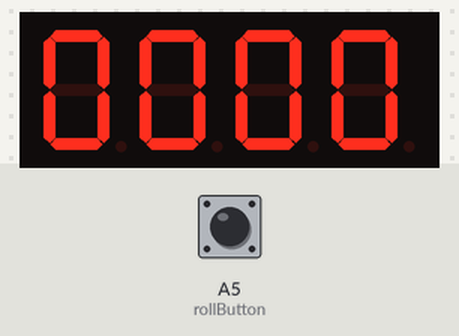
This sketch was run on a simulated Arduino Uno, built with avr-gcc and run on an emulated ATmega328P. Shown: 4-digit seven-segment display. Wiring (inferred from the names in the program): 4-digit 7-segment display, segments lit when LOW: segments pin 12, pin 11, pin 10, pin 9, pin 8, pin 7, pin 6; digit selects pin 2, pin 3, pin 4, pin 5. The test bench sets the inputs (shaded band); at power-on: A5 (rollButton) HIGH. Random numbers use the default seed unless the sketch sets one; the segment pins are drawn as the display they are named for.

Above: at 1.2 s.
1.3 s: A5 (rollButton) pulled LOW for 1 s
At 2.7 s:
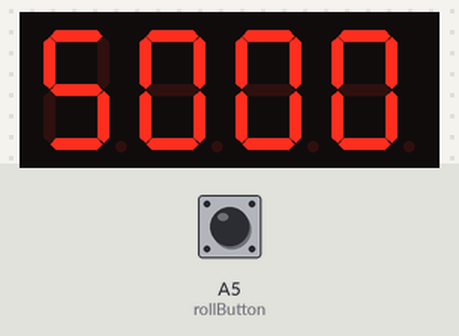
3.8 s: A5 (rollButton) pulled LOW for 0.15 s
At 5.0 s:
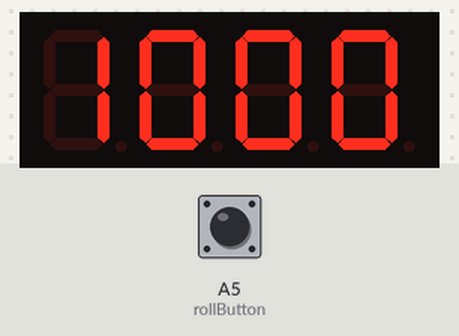
5.4 s: A5 (rollButton) pulled LOW for 1 s
At 6.8 s:
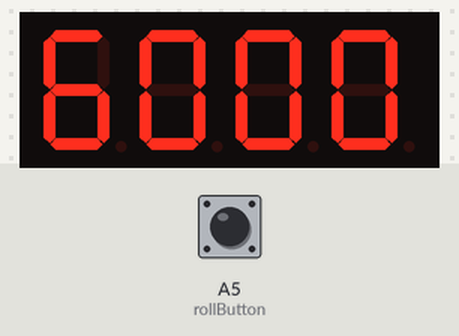
7.9 s: A5 (rollButton) pulled LOW for 3.2 s
At 9.9 s:
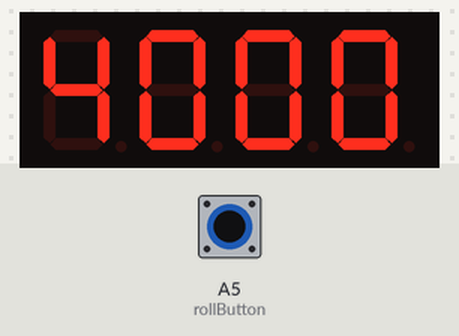
Timing chart, 0 to 11.4 s (numbered marks = the images above; inputs shaded):
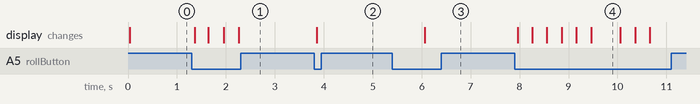

Measured:
- after the input at 1.3 s, the display: first changes after 0.06 s (image 1 shows a later state)
- after the input at 3.8 s, the display: changes after 0.06 s (image 2)
- after the input at 5.4 s, the display: changes after 0.66 s (image 3)
- after the input at 7.9 s, the display: first changes after 0.06 s (image 4 shows a later state)
- what the display in image 4 shows lasts 0.6 s, from 9.5 s to 10.1 s

The sketch:

07_RollOneDie.ino
```cpp
// Roll one dice immediately, don't worry about the roll effect yet
// Hari Wiguna, 2019

#include <TimerOne.h>

//== Input Pins ==
byte rollButton = A5;
byte upButton = A4;
byte downButton = A3;

//== Four-digit 7-Segment Display ==
byte digit0 = 2;
byte digit1 = 3;
byte digit2 = 4;
byte digit3 = 5;
byte segmentA = 12;
byte segmentB = 11;
byte segmentC = 10;
byte segmentD = 9;
byte segmentE = 8;
byte segmentF = 7;
byte segmentG = 6;

byte digitMap[] = {digit0, digit1, digit2, digit3};
byte segmentMap[] = {segmentA, segmentB, segmentC, segmentD, segmentE, segmentF, segmentG};

byte charMap[] = {
  B11111100, // 0
  B01100000, // 1
  B11011010, // 2
  B11110010, // 3
  B01100110, // 4
  B10110110, // 5
  B10111110, // 6
  B11100000, // 7
  B11111110, // 8
  B11110110, // 9
};

volatile unsigned long curValue = 0;
volatile byte curDigitIndex = 0;

void SetupInputs() {
  pinMode(rollButton, INPUT_PULLUP);
  pinMode(upButton, INPUT_PULLUP);
  pinMode(downButton, INPUT_PULLUP);
}

void SetupOutputs() {
  //== Setup 7-segment display ==
  pinMode(digit0, OUTPUT);   digitalWrite(digit0, LOW);
  pinMode(digit1, OUTPUT);   digitalWrite(digit1, LOW);
  pinMode(digit2, OUTPUT);   digitalWrite(digit2, LOW);
  pinMode(digit3, OUTPUT);   digitalWrite(digit3, LOW);
  pinMode(segmentA, OUTPUT);
  pinMode(segmentB, OUTPUT);
  pinMode(segmentC, OUTPUT);
  pinMode(segmentD, OUTPUT);
  pinMode(segmentE, OUTPUT);
  pinMode(segmentF, OUTPUT);
  pinMode(segmentG, OUTPUT);
}

void DrawDigit(byte value) {
  for (byte bitIndex = 0; bitIndex < 7; bitIndex++) { // Note that we only use bits 0-6, NOT 0-7
    digitalWrite( segmentMap[bitIndex], !bitRead(charMap[value], 7 - bitIndex) );
  }
}

void RefreshDigit() {
  // Note that curDigitIndex zero is rightmost on the display (least significant digit)
  digitalWrite(digitMap[curDigitIndex], LOW); // Turn off previous digit

  curDigitIndex++ ;// What's the next digit?
  if (curDigitIndex > 3) curDigitIndex = 0; // Cycle back to zero if we're about to go beyond the four digits of our display

  String curValueStr = "0000" + String(curValue); // Left pad with zeroes, to make sure we're at least 4 digits
  int digitValue = curValueStr.charAt( curValueStr.length()-1-curDigitIndex) - '0'; // What's the value of digit at position curDigitIndex?
  DrawDigit(digitValue); // Draw value at curDigitIndex

  digitalWrite(digitMap[curDigitIndex], HIGH); // Turn ON current digit
}

void CountUpTest() {
  for (int i = 0; i < 10000; i++) {
    noInterrupts();
    curValue = i;
    interrupts();
    delay(10);
  }
}

void RollOneDie() {

}

void setup() {
  SetupInputs();
  SetupOutputs();

  //-- Setup Timer --
  Timer1.initialize(4000); // in microseconds
  Timer1.attachInterrupt(RefreshDigit);

  randomSeed(analogRead(0)); // Always start with a new seed at boot up
}

void loop() {
  if (digitalRead(rollButton) == LOW) {
    noInterrupts();
    curValue = random(1, 7);
    interrupts();
    delay(300); // ignore button bounce
  }
}
```
